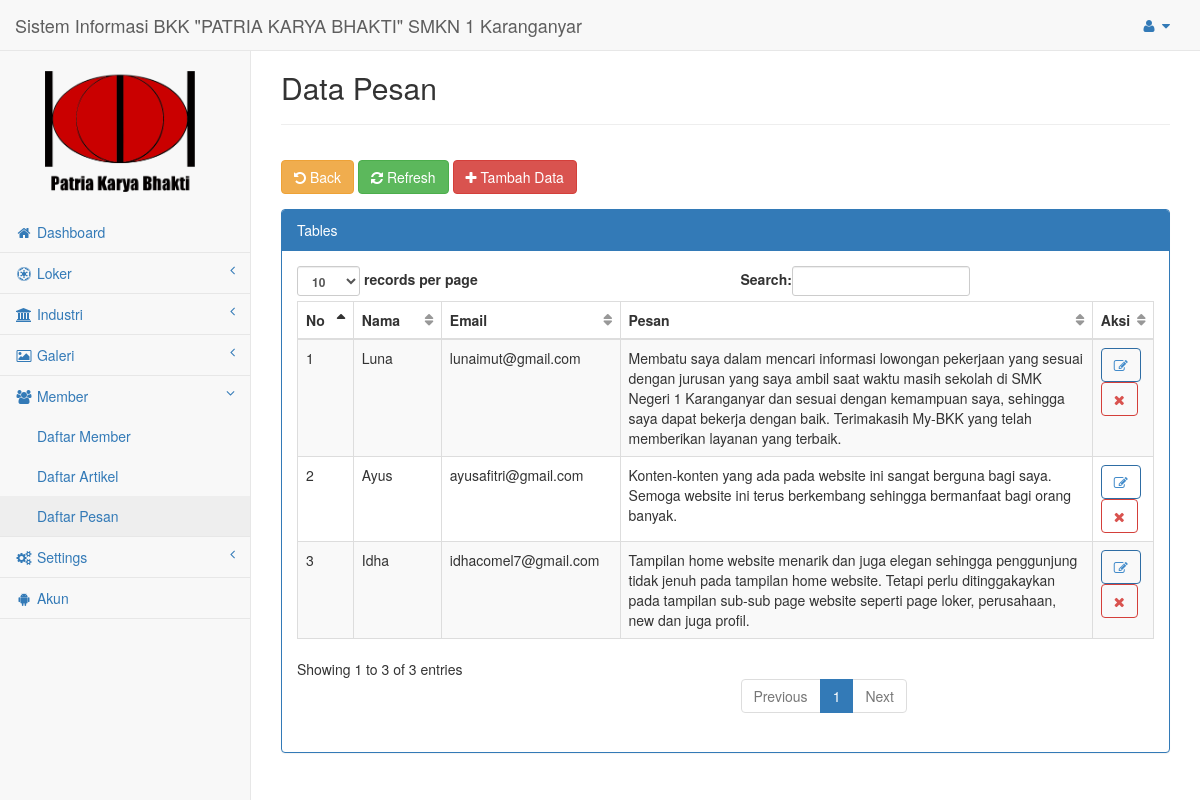
Page /0akuadmin/pages/admin?page=pesan (signed in) on the committed database.
### tables this page shows
CREATE TABLE `tbl_pesan` (
  `id` int(9) NOT NULL,
  `Nama` varchar(50) NOT NULL,
  `Email` varchar(50) NOT NULL,
  `Pesan` varchar(800) NOT NULL
);

### 0akuadmin/pages/admin/page/pesan/pesan.php (the view)
<h2>Data Pesan</h2><hr>
<div class="row">
    <div class="panel-body">
        <button type="button" class="btn btn-warning" onClick="history.go(-1)"><i class="fa fa-rotate-left"></i> Back </button>
        <button type="button" class="btn btn-success" onClick="history.go(0)"><i class="fa fa-refresh"></i> Refresh </button>
        <a href="?page=pesan&aksi=tambah"><button type="button" class="btn btn-danger"><i class="fa fa-plus"></i> Tambah Data</button></a>
    </div>
    <div class="col-md-12">
        <div class="panel panel-primary">
            <div class="panel-heading">Tables</div>
                <div class="panel-body">
                    <div class="table-responsive">
                        <table class="table table-striped table-bordered table-hover" id="dataTables-example">
                        <thead>
                            <tr>
                                <th width="70">No</th>
                                <th width="100">Nama</th>
                                <th>Email</th>
                                <th>Pesan</th>
                                <th>Aksi</th>
                            </tr>
                        </thead>
                        <tbody>
<?php
    $no = 1;
    $sql = $koneksi->query("select * from tbl_pesan");
    while ($data= $sql->fetch_assoc()){
?>
                            <tr>
                                <td><?php echo $no++; ?></td>
                                <td><?php echo $data['Nama']; ?></td>
                                <td><?php echo $data['Email']; ?></td>
                                <td><?php echo $data['Pesan']; ?></td>
                                <td>
                                <a href="?page=pesan&aksi=ubah&id=<?php echo $data['id']; ?>"><button class="btn btn-outline btn-primary"><i class="fa fa-edit "></i></button></a>
                                <a onclick="return confirm('Anda Yakin Akan Menghapus Data?')" href="?page=pesan&aksi=hapus&id=<?php echo $data['id']; ?>"><button class="btn btn-outline btn-danger"><i class="fa fa-times "></i></button></a>
                                </td>
                            </tr>
<?php
    }
?>
                            </tbody>
                    </table>
                </div>
            </div>
        </div>
    </div>
</div>

### rows in the picture
tbl_pesan: Nama "Luna", Email "lunaimut@gmail.com", Pesan "Membatu saya dalam mencari informasi lowongan pekerjaan yang sesuai dengan jurusan yang saya ambil saat waktu masih sekolah di SMK Negeri 1 Karanganyar dan sesuai dengan kemampuan saya, sehingga saya dapat bekerja dengan baik. Terimakasih My-BKK yang telah memberikan layanan yang terbaik."
tbl_pesan: Nama "Ayus", Email "ayusafitri@gmail.com", Pesan "Konten-konten yang ada pada website ini sangat berguna bagi saya. Semoga website ini terus berkembang sehingga bermanfaat bagi orang banyak."
tbl_pesan: Nama "Idha", Email "idhacomel7@gmail.com", Pesan "Tampilan home website menarik dan juga elegan sehingga penggunjung tidak jenuh pada tampilan home website. Tetapi perlu ditinggakaykan pada tampilan sub-sub page website seperti page loker, perusahaan, new dan juga profil."
